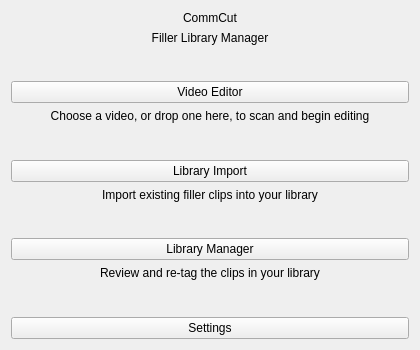
<?xml version="1.0" encoding="UTF-8"?>
<ui version="4.0">
 <class>MainWindow</class>
 <widget class="QWidget" name="MainWindow">
  <property name="geometry">
   <rect>
    <x>0</x>
    <y>0</y>
    <width>420</width>
    <height>350</height>
   </rect>
  </property>
  <property name="minimumSize">
   <size>
    <width>420</width>
    <height>300</height>
   </size>
  </property>
  <property name="windowTitle">
   <string>CommCut</string>
  </property>
  <layout class="QVBoxLayout" name="verticalLayout">
   <item>
    <layout class="QVBoxLayout" name="verticalLayout_2">
     <property name="spacing">
      <number>6</number>
     </property>
     <item>
      <widget class="QLabel" name="labelTitle">
       <property name="text">
        <string>CommCut</string>
       </property>
       <property name="alignment">
        <set>Qt::AlignmentFlag::AlignCenter</set>
       </property>
      </widget>
     </item>
     <item>
      <widget class="QLabel" name="labelSubtitle">
       <property name="text">
        <string>Filler Library Manager</string>
       </property>
       <property name="alignment">
        <set>Qt::AlignmentFlag::AlignCenter</set>
       </property>
      </widget>
     </item>
    </layout>
   </item>
   <item>
    <spacer name="verticalSpacer">
     <property name="orientation">
      <enum>Qt::Orientation::Vertical</enum>
     </property>
     <property name="sizeHint" stdset="0">
      <size>
       <width>20</width>
       <height>40</height>
      </size>
     </property>
    </spacer>
   </item>
   <item>
    <layout class="QVBoxLayout" name="verticalLayout_3">
     <item>
      <widget class="QPushButton" name="editorButton">
       <property name="toolTip">
        <string>Scan a source video for clip boundaries, then edit and tag the resulting segments. A video can also be dropped on this window.</string>
       </property>
       <property name="text">
        <string>Video Editor</string>
       </property>
      </widget>
     </item>
     <item>
      <widget class="QLabel" name="labelEditorHint">
       <property name="text">
        <string>Choose a video, or drop one here, to scan and begin editing</string>
       </property>
       <property name="alignment">
        <set>Qt::AlignmentFlag::AlignCenter</set>
       </property>
       <property name="wordWrap">
        <bool>true</bool>
       </property>
      </widget>
     </item>
    </layout>
   </item>
   <item>
    <spacer name="verticalSpacer_2">
     <property name="orientation">
      <enum>Qt::Orientation::Vertical</enum>
     </property>
     <property name="sizeHint" stdset="0">
      <size>
       <width>20</width>
       <height>40</height>
      </size>
     </property>
    </spacer>
   </item>
   <item>
    <layout class="QVBoxLayout" name="verticalLayout_4">
     <item>
      <widget class="QPushButton" name="importButton">
       <property name="text">
        <string>Library Import</string>
       </property>
      </widget>
     </item>
     <item>
      <widget class="QLabel" name="labelImportHint">
       <property name="text">
        <string>Import existing filler clips into your library</string>
       </property>
       <property name="alignment">
        <set>Qt::AlignmentFlag::AlignCenter</set>
       </property>
      </widget>
     </item>
    </layout>
   </item>
    <item>
     <spacer name="verticalSpacer_3">
      <property name="orientation">
       <enum>Qt::Orientation::Vertical</enum>
      </property>
      <property name="sizeHint" stdset="0">
       <size>
        <width>20</width>
        <height>40</height>
       </size>
      </property>
     </spacer>
    </item>
    <item>
     <layout class="QVBoxLayout" name="verticalLayout_5">
      <item>
       <widget class="QPushButton" name="libraryButton">
        <property name="toolTip">
         <string>Browse the clips already in your library, preview them, and re-tag them. A clip's tags decide its folder and file name, so saving moves the clip to where its tags put it.</string>
        </property>
        <property name="text">
         <string>Library Manager</string>
        </property>
       </widget>
      </item>
      <item>
       <widget class="QLabel" name="labelLibraryHint">
        <property name="text">
         <string>Review and re-tag the clips in your library</string>
        </property>
        <property name="alignment">
         <set>Qt::AlignmentFlag::AlignCenter</set>
        </property>
        <property name="wordWrap">
         <bool>true</bool>
        </property>
       </widget>
      </item>
     </layout>
    </item>
    <item>
     <spacer name="verticalSpacer_4">
      <property name="orientation">
       <enum>Qt::Orientation::Vertical</enum>
      </property>
      <property name="sizeHint" stdset="0">
       <size>
        <width>20</width>
        <height>40</height>
       </size>
      </property>
     </spacer>
    </item>
    <item>
     <widget class="QPushButton" name="settingsButton">
     <property name="toolTip">
      <string>Edit the file naming and folder organization schemes</string>
     </property>
     <property name="text">
      <string>Settings</string>
     </property>
    </widget>
   </item>
  </layout>
 </widget>
 <resources/>
 <connections/>
</ui>
